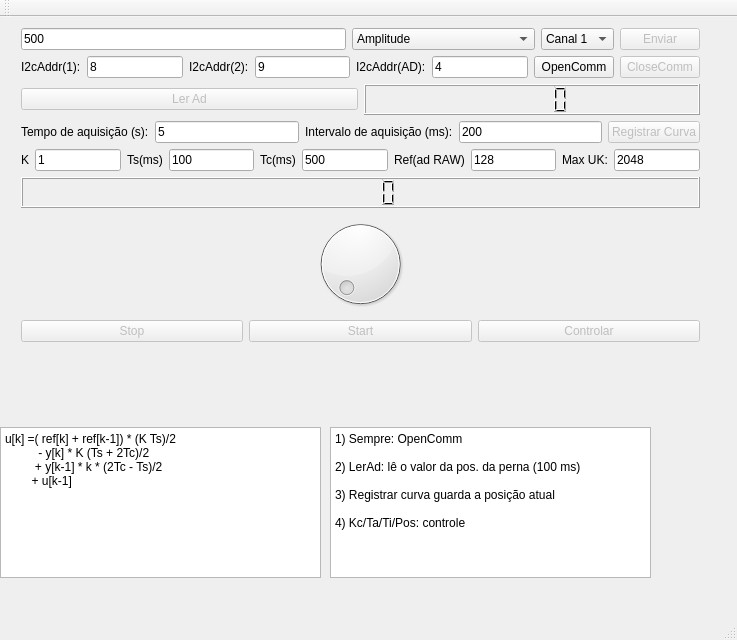
<?xml version="1.0" encoding="UTF-8"?>
<ui version="4.0">
 <class>MainWindow</class>
 <widget class="QMainWindow" name="MainWindow">
  <property name="geometry">
   <rect>
    <x>0</x>
    <y>0</y>
    <width>737</width>
    <height>640</height>
   </rect>
  </property>
  <property name="windowTitle">
   <string>MainWindow</string>
  </property>
  <widget class="QWidget" name="centralWidget">
   <widget class="QWidget" name="verticalLayoutWidget">
    <property name="geometry">
     <rect>
      <x>10</x>
      <y>0</y>
      <width>701</width>
      <height>336</height>
     </rect>
    </property>
    <layout class="QVBoxLayout" name="verticalLayout">
     <item>
      <layout class="QHBoxLayout" name="horizontalLayout">
       <item>
        <widget class="QLineEdit" name="lineEdit">
         <property name="text">
          <string>500</string>
         </property>
        </widget>
       </item>
       <item>
        <widget class="QComboBox" name="comboBox">
         <item>
          <property name="text">
           <string>Amplitude</string>
          </property>
         </item>
         <item>
          <property name="text">
           <string>Frequencia de pulsos</string>
          </property>
         </item>
         <item>
          <property name="text">
           <string>Tempo em alta dos pulsos</string>
          </property>
         </item>
         <item>
          <property name="text">
           <string>Tempo em baixa dos pulsos</string>
          </property>
         </item>
         <item>
          <property name="text">
           <string>Frequencia de burst</string>
          </property>
         </item>
         <item>
          <property name="text">
           <string>Tempo em alta do burst</string>
          </property>
         </item>
         <item>
          <property name="text">
           <string>Tempo em baixa do burst</string>
          </property>
         </item>
         <item>
          <property name="text">
           <string>Tempo de subida</string>
          </property>
         </item>
         <item>
          <property name="text">
           <string>Tempo de plato</string>
          </property>
         </item>
         <item>
          <property name="text">
           <string>Tempo de descida</string>
          </property>
         </item>
         <item>
          <property name="text">
           <string>Tempo de repouso</string>
          </property>
         </item>
         <item>
          <property name="text">
           <string>Padrao de pulso</string>
          </property>
         </item>
        </widget>
       </item>
       <item>
        <widget class="QComboBox" name="comboBox_channel">
         <item>
          <property name="text">
           <string>Canal 1</string>
          </property>
         </item>
         <item>
          <property name="text">
           <string>Canal 2</string>
          </property>
         </item>
        </widget>
       </item>
       <item>
        <widget class="QPushButton" name="pushButtonSend">
         <property name="enabled">
          <bool>false</bool>
         </property>
         <property name="text">
          <string>Enviar</string>
         </property>
        </widget>
       </item>
      </layout>
     </item>
     <item>
      <layout class="QHBoxLayout" name="horizontalLayout_2">
       <item>
        <widget class="QLabel" name="label">
         <property name="text">
          <string>I2cAddr(1):</string>
         </property>
        </widget>
       </item>
       <item>
        <widget class="QLineEdit" name="lineEditAddr">
         <property name="text">
          <string>8</string>
         </property>
        </widget>
       </item>
       <item>
        <widget class="QLabel" name="label_2">
         <property name="text">
          <string>I2cAddr(2):</string>
         </property>
        </widget>
       </item>
       <item>
        <widget class="QLineEdit" name="lineEditAddr_2">
         <property name="text">
          <string>9</string>
         </property>
        </widget>
       </item>
       <item>
        <widget class="QLabel" name="label_3">
         <property name="text">
          <string>I2cAddr(AD):</string>
         </property>
        </widget>
       </item>
       <item>
        <widget class="QLineEdit" name="lineEditAddr_AD">
         <property name="text">
          <string>4</string>
         </property>
        </widget>
       </item>
       <item>
        <widget class="QPushButton" name="pushButtonOpen">
         <property name="text">
          <string>OpenComm</string>
         </property>
        </widget>
       </item>
       <item>
        <widget class="QPushButton" name="pushButtonClose">
         <property name="enabled">
          <bool>false</bool>
         </property>
         <property name="text">
          <string>CloseComm</string>
         </property>
        </widget>
       </item>
      </layout>
     </item>
     <item>
      <layout class="QHBoxLayout" name="horizontalLayout_4">
       <item>
        <widget class="QPushButton" name="pushButtonAd">
         <property name="enabled">
          <bool>false</bool>
         </property>
         <property name="text">
          <string>Ler Ad</string>
         </property>
         <property name="checkable">
          <bool>true</bool>
         </property>
        </widget>
       </item>
       <item>
        <widget class="QLCDNumber" name="lcdNumber"/>
       </item>
      </layout>
     </item>
     <item>
      <layout class="QHBoxLayout" name="horizontalLayout_5">
       <item>
        <widget class="QLabel" name="label_4">
         <property name="text">
          <string>Tempo de aquisição (s):</string>
         </property>
        </widget>
       </item>
       <item>
        <widget class="QLineEdit" name="lineEditAddr_Aq">
         <property name="text">
          <string>5</string>
         </property>
        </widget>
       </item>
       <item>
        <widget class="QLabel" name="label_5">
         <property name="toolTip">
          <string>&lt;html&gt;&lt;head/&gt;&lt;body&gt;&lt;p&gt;200ms mínimo&lt;/p&gt;&lt;/body&gt;&lt;/html&gt;</string>
         </property>
         <property name="toolTipDuration">
          <number>2</number>
         </property>
         <property name="whatsThis">
          <string>&lt;html&gt;&lt;head/&gt;&lt;body&gt;&lt;p&gt;200ms mínimo&lt;/p&gt;&lt;/body&gt;&lt;/html&gt;</string>
         </property>
         <property name="text">
          <string>Intervalo de aquisição (ms):</string>
         </property>
        </widget>
       </item>
       <item>
        <widget class="QLineEdit" name="lineEditAddr_AqT">
         <property name="toolTip">
          <string>&lt;html&gt;&lt;head/&gt;&lt;body&gt;&lt;p&gt;200ms mínimo&lt;/p&gt;&lt;/body&gt;&lt;/html&gt;</string>
         </property>
         <property name="toolTipDuration">
          <number>-1</number>
         </property>
         <property name="text">
          <string>200</string>
         </property>
        </widget>
       </item>
       <item>
        <widget class="QPushButton" name="pushButtonCurva">
         <property name="enabled">
          <bool>false</bool>
         </property>
         <property name="text">
          <string>Registrar Curva</string>
         </property>
         <property name="checkable">
          <bool>true</bool>
         </property>
        </widget>
       </item>
      </layout>
     </item>
     <item>
      <layout class="QHBoxLayout" name="horizontalLayout_6">
       <item>
        <widget class="QLabel" name="label_7">
         <property name="text">
          <string>K</string>
         </property>
        </widget>
       </item>
       <item>
        <widget class="QLineEdit" name="lineEditK">
         <property name="text">
          <string>1</string>
         </property>
        </widget>
       </item>
       <item>
        <widget class="QLabel" name="label_6">
         <property name="text">
          <string>Ts(ms)</string>
         </property>
        </widget>
       </item>
       <item>
        <widget class="QLineEdit" name="lineEditTs">
         <property name="text">
          <string>100</string>
         </property>
        </widget>
       </item>
       <item>
        <widget class="QLabel" name="label_8">
         <property name="text">
          <string>Tc(ms)</string>
         </property>
        </widget>
       </item>
       <item>
        <widget class="QLineEdit" name="lineEditTc">
         <property name="text">
          <string>500</string>
         </property>
        </widget>
       </item>
       <item>
        <widget class="QLabel" name="label_9">
         <property name="text">
          <string>Ref(ad RAW)</string>
         </property>
        </widget>
       </item>
       <item>
        <widget class="QLineEdit" name="lineEditRef">
         <property name="text">
          <string>128</string>
         </property>
        </widget>
       </item>
       <item>
        <widget class="QLabel" name="label_10">
         <property name="text">
          <string>Max UK:</string>
         </property>
        </widget>
       </item>
       <item>
        <widget class="QLineEdit" name="lineEditRefMaxUk">
         <property name="text">
          <string>2048</string>
         </property>
        </widget>
       </item>
      </layout>
     </item>
     <item>
      <widget class="QLCDNumber" name="lcdNumberUk"/>
     </item>
     <item>
      <widget class="QDial" name="dial">
       <property name="maximum">
        <number>1024</number>
       </property>
       <property name="value">
        <number>0</number>
       </property>
      </widget>
     </item>
     <item>
      <layout class="QHBoxLayout" name="horizontalLayout_3">
       <item>
        <widget class="QPushButton" name="pushButtonStop">
         <property name="enabled">
          <bool>false</bool>
         </property>
         <property name="text">
          <string>Stop</string>
         </property>
        </widget>
       </item>
       <item>
        <widget class="QPushButton" name="pushButtonStart">
         <property name="enabled">
          <bool>false</bool>
         </property>
         <property name="text">
          <string>Start</string>
         </property>
        </widget>
       </item>
       <item>
        <widget class="QPushButton" name="pushButtonControl">
         <property name="enabled">
          <bool>false</bool>
         </property>
         <property name="text">
          <string>Controlar</string>
         </property>
         <property name="checkable">
          <bool>true</bool>
         </property>
        </widget>
       </item>
      </layout>
     </item>
    </layout>
   </widget>
   <widget class="QPlainTextEdit" name="plainTextEdit">
    <property name="geometry">
     <rect>
      <x>0</x>
      <y>410</y>
      <width>321</width>
      <height>151</height>
     </rect>
    </property>
    <property name="plainText">
     <string>u[k] =( ref[k] + ref[k-1]) * (K Ts)/2 
          - y[k] * K (Ts + 2Tc)/2 
         + y[k-1] * k * (2Tc - Ts)/2 
        + u[k-1]</string>
    </property>
   </widget>
   <widget class="QPlainTextEdit" name="plainTextEdit_2">
    <property name="geometry">
     <rect>
      <x>330</x>
      <y>410</y>
      <width>321</width>
      <height>151</height>
     </rect>
    </property>
    <property name="plainText">
     <string>1) Sempre: OpenComm

2) LerAd: lê o valor da pos. da perna (100 ms)

3) Registrar curva guarda a posição atual 

4) Kc/Ta/Ti/Pos: controle</string>
    </property>
   </widget>
  </widget>
  <widget class="QMenuBar" name="menuBar">
   <property name="geometry">
    <rect>
     <x>0</x>
     <y>0</y>
     <width>737</width>
     <height>30</height>
    </rect>
   </property>
  </widget>
  <widget class="QToolBar" name="mainToolBar">
   <attribute name="toolBarArea">
    <enum>TopToolBarArea</enum>
   </attribute>
   <attribute name="toolBarBreak">
    <bool>false</bool>
   </attribute>
  </widget>
  <widget class="QStatusBar" name="statusBar"/>
 </widget>
 <layoutdefault spacing="6" margin="11"/>
 <resources/>
 <connections/>
</ui>
